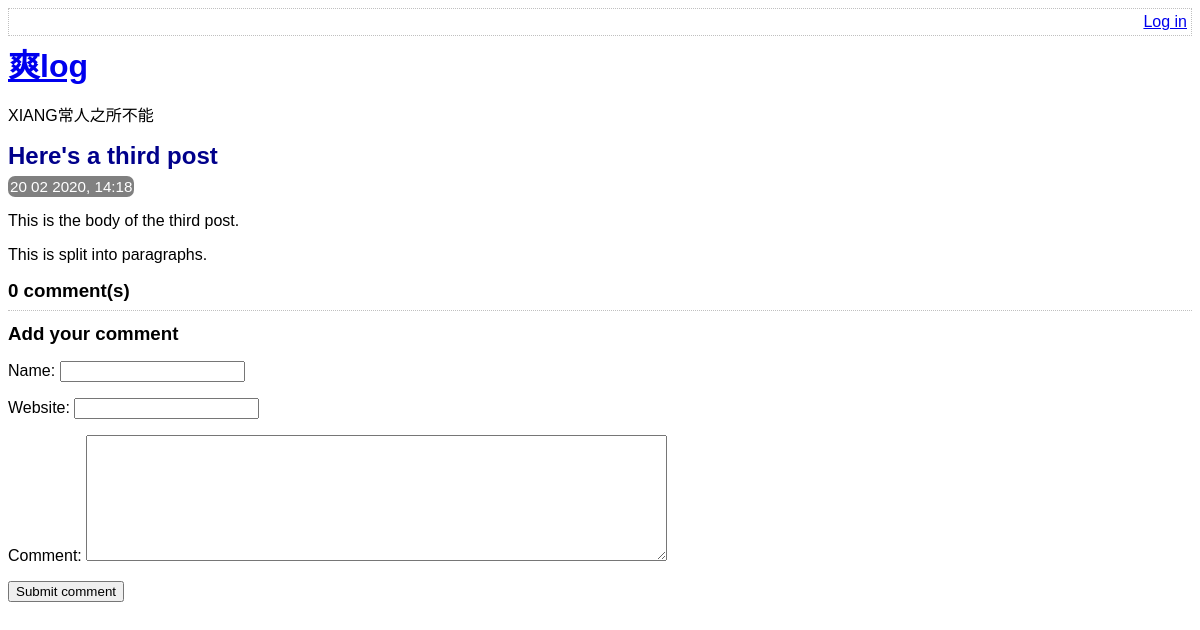
The page /view_post.php?post_id=3 on the database its author committed.
### tables this page shows
CREATE TABLE post (
    id INTEGER PRIMARY KEY AUTOINCREMENT NOT NULL,
    title VARCHAR NOT NULL,
    body VARCHAR NOT NULL,
    user_id INTEGER NOT NULL,
    created_at VARCHAR NOT NULL,
    updated_at VARCHAR,
    FOREIGN KEY (user_id) REFERENCES user(id)
);

### lib/view_post.php (called while the page is built, shortened)
<?php
function getPostRow(PDO $pdo, $post_id)
{
    $stmt = $pdo->prepare('SELECT title, created_at, body FROM post WHERE id = :id');
    $result = $stmt->execute(array('id' => $post_id,));
    $row = $stmt->fetch(PDO::FETCH_ASSOC);
    return $row;
}

### view_post.php (the view, shortened to what this page needs)
<?php
require_once 'lib/common.php';
require_once 'lib/view_post.php';
if (isset($_GET['post_id'])) {
    $post_id = $_GET['post_id'];
} else {
    $post_id = 0;
}
$pdo = getPDO();
$row = getPostRow($pdo, $post_id);
?>
<!DOCTYPE html>
<html>
    <head>
        <?php require 'templates/head.php' ?>
    </head>
    <body>
        <?php require 'templates/title.php' ?>
        <div class="post">
            <h2>
                <?php echo htmlEscape($row['title']) ?>
            </h2>
            <div class="date">
                <?php echo convertSqlDate($row['created_at']) ?>
            </div>
            <?php
            echo convertNewlinesToParagraphs($row['body']) ?>
        </div>
        <div class="comment-list">
            <h3><?php echo countCommentsForPost($pdo, $post_id) ?> comment(s)</h3>
        </div>
        <?php require 'templates/comment_form.php' ?>
    </body>
</html>

### lib/common.php (shortened to what this page needs)
<?php
function htmlEscape($html)
{
    return htmlspecialchars($html, ENT_HTML5, 'UTF-8');
}
function convertSqlDate($sqlDate)
{
    $date = DateTime::createFromFormat('Y-m-d H:i:s', $sqlDate);
    return $date->format('d m Y, H:i');
}
function convertNewlinesToParagraphs($text)
{
    $escaped = htmlEscape($text);
    return '<p>' . str_replace("\n", "</p><p>", $escaped . "</p>");
}
function countCommentsForPost(PDO $pdo, $post_id)
{
    $sql = "SELECT COUNT(*) c FROM comment WHERE post_id = :post_id";
    $stmt = $pdo->prepare($sql);
    $stmt->execute(array('post_id' => $post_id,));
    return (int)$stmt->fetchColumn();
}

### assets/main.css (style rules this page uses)
h1, h2, h3 { margin-top: 0; margin-bottom: 8px; }
body { font-family: sans-serif; }
.post-synopsis h2, .post h2 { color: darkblue; }
.post .date, .post-synopsis .meta { color: white; background-color: grey; border-radius: 7px; padding: 2px; display: inline; font-size: 0.95em; }
.comment-list { border-bottom: 1px dotted silver; margin-bottom: 12px; }

### rows shown on the page
post: title "Here's a third post", created_at "20 02 2020, 14:18", body "This is the body of the third post. This is split into paragraphs."

### other values the page prints
countCommentsForPost($pdo, $post_id) "0"
